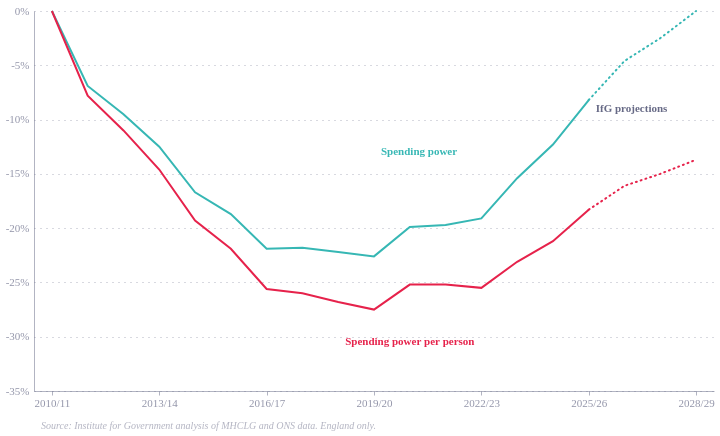

This figure's Vega-Lite source:
### Vega-Lite specification from a JSON file in a GitHub repository (floating-point values rounded to 4 significant figures)
{"config": {"font": "Circular Std", "text": {"color": "#676A86", "align": "left", "baseline": "middle", "dx": 7, "dy": 0, "fontSize": 11}, "view": {"stroke": null, "continuousWidth": 400, "continuousHeight": 300, "discreteWidth": 400, "discreteHeight": 300}, "range": {"category": ["#36B7B4", "#E6224B", "#F4C245", "#0063AF", "#00A767", "#179FDB", "#EB5C2E", "#5C267B", "#122B39"], "diverging": ["#E6224B", "#E54753", "#C9C9C9", "#179FDB", "#122B39"], "heatmap": ["#C9C9C9", "#179FDB", "#0063AF", "#122B39"], "ordinal": ["#00A767", "#36B7B4", "#179FDB", "#0063AF", "#243B5A"]}, "bar": {"color": "#179fdb"}, "line": {"color": "#e6224b"}, "rule": {"color": "#676A86"}, "area": {"opacity": 0.8}, "point": {"filled": true, "size": 80, "color": "#e6224b", "opacity": 0.95}, "geoshape": {"stroke": "white", "strokeWidth": 0.3}, "rect": {"fill": "#d6d4d4", "opacity": 0.3}, "axis": {"labelColor": "#676A86", "labelFontSize": 11, "labelFont": "Circular Std", "labelOpacity": 0.7, "tickColor": "#676A86", "tickOpacity": 0.5, "domainColor": "#676A86", "domainOpacity": 0.5, "gridColor": "#676A86", "gridDash": [2, 2], "gridOpacity": 0.5, "title": null, "titleColor": "#676A86", "titleOpacity": 0.8, "tickSize": 4}, "axisXDiscrete": {"grid": false, "labelAngle": 0, "tickCount": 10, "tickOpacity": 0.5, "title": null}, "axisYDiscrete": {"ticks": false, "labelPadding": 5}, "axisXTemporal": {"grid": false, "ticks": true}, "axisXQuantitative": {"grid": true}, "axisYQuantitative": {"gridColor": "#676A86", "gridDash": [1, 5], "gridOpacity": 0.5, "ticks": false, "labelPadding": 5, "tickCount": 8, "titleAngle": 0, "titleAlign": "left", "titleBaseline": "bottom", "titleX": 0, "titleY": -5}, "title": {"color": "#676A86E6", "subtitleColor": "#676A86", "font": "Circular Std", "subtitleFont": "Circular Std", "anchor": "start", "fontSize": 14, "subtitleFontSize": 12, "subtitlePadding": 4, "offset": 0, "frame": "group"}, "legend": {"titleColor": "#122b39", "title": null, "labelColor": "#122b39", "labelFontSize": 11}}, "layer": [{"layer": [{"data": {"name": "data-58bb4ebab37b136bb1e3e61bd0597f34"}, "mark": {"type": "line"}, "encoding": {"color": {"field": "series", "legend": null, "type": "nominal"}, "x": {"axis": {"labelAngle": 0, "values": ["2010/11", "2013/14", "2016/17", "2019/20", "2022/23", "2025/26", "2028/29"]}, "field": "year", "sort": ["2010/11", "2011/12", "2012/13", "2013/14", "2014/15", "2015/16", "2016/17", "2017/18", "2018/19", "2019/20", "2020/21", "2021/22", "2022/23", "2023/24", "2024/25", "2025/26", "2026/27", "2027/28", "2028/29"], "title": null, "type": "ordinal"}, "y": {"axis": {"labelExpr": "datum.value + '%'"}, "field": "value", "title": null, "type": "quantitative"}}}, {"data": {"name": "data-3b64e06bd3451dcefab69c99b720cc59"}, "mark": {"type": "line", "strokeCap": "round", "strokeDash": [1, 4]}, "encoding": {"color": {"field": "series", "legend": null, "type": "nominal"}, "x": {"axis": {"labelAngle": 0, "values": ["2010/11", "2013/14", "2016/17", "2019/20", "2022/23", "2025/26", "2028/29"]}, "field": "year", "sort": ["2010/11", "2011/12", "2012/13", "2013/14", "2014/15", "2015/16", "2016/17", "2017/18", "2018/19", "2019/20", "2020/21", "2021/22", "2022/23", "2023/24", "2024/25", "2025/26", "2026/27", "2027/28", "2028/29"], "title": null, "type": "ordinal"}, "y": {"field": "value", "type": "quantitative"}}}, {"data": {"name": "data-5a03d9a35eb50a3e2469059c8a8026f9"}, "mark": {"type": "text", "fontWeight": "bold"}, "encoding": {"color": {"field": "series", "legend": null, "type": "nominal"}, "text": {"field": "text", "type": "nominal"}, "x": {"field": "year", "sort": ["2010/11", "2011/12", "2012/13", "2013/14", "2014/15", "2015/16", "2016/17", "2017/18", "2018/19", "2019/20", "2020/21", "2021/22", "2022/23", "2023/24", "2024/25", "2025/26", "2026/27", "2027/28", "2028/29"], "type": "ordinal"}, "y": {"field": "value", "type": "quantitative"}}}, {"data": {"name": "data-6a8437be5edc4a9b8c338424b36584bc"}, "mark": {"type": "text", "fontWeight": "bold"}, "encoding": {"text": {"field": "text", "type": "nominal"}, "x": {"field": "year", "sort": ["2010/11", "2011/12", "2012/13", "2013/14", "2014/15", "2015/16", "2016/17", "2017/18", "2018/19", "2019/20", "2020/21", "2021/22", "2022/23", "2023/24", "2024/25", "2025/26", "2026/27", "2027/28", "2028/29"], "type": "ordinal"}, "y": {"field": "value", "type": "quantitative"}}}]}, {"data": {"name": "data-7b7b21a7dff7c3c9023d1d2e47ea4ba8"}, "mark": {"type": "text", "align": "left", "baseline": "top", "color": "#676A8680", "fontSize": 10, "fontStyle": "italic", "lineBreak": "\n", "yOffset": 30}, "encoding": {"text": {"field": "_source", "type": "nominal"}, "x": {"value": 0}, "y": {"value": "height"}}}], "$schema": "https://vega.github.io/schema/vega-lite/v6.4.1.json", "datasets": {"data-58bb4ebab37b136bb1e3e61bd0597f34": [{"year": "2010/11", "series": "Spending power", "value": 0.0}, {"year": "2011/12", "series": "Spending power", "value": -6.9}, {"year": "2012/13", "series": "Spending power", "value": -9.5}, {"year": "2013/14", "series": "Spending power", "value": -12.5}, {"year": "2014/15", "series": "Spending power", "value": -16.7}, {"year": "2015/16", "series": "Spending power", "value": -18.7}, {"year": "2016/17", "series": "Spending power", "value": -21.9}, {"year": "2017/18", "series": "Spending power", "value": -21.8}, {"year": "2018/19", "series": "Spending power", "value": -22.2}, {"year": "2019/20", "series": "Spending power", "value": -22.6}, {"year": "2020/21", "series": "Spending power", "value": -19.9}, {"year": "2021/22", "series": "Spending power", "value": -19.7}, {"year": "2022/23", "series": "Spending power", "value": -19.1}, {"year": "2023/24", "series": "Spending power", "value": -15.4}, {"year": "2024/25", "series": "Spending power", "value": -12.3}, {"year": "2025/26", "series": "Spending power", "value": -8.2}, {"year": "2010/11", "series": "Spending power per person", "value": 0.0}, {"year": "2011/12", "series": "Spending power per person", "value": -7.8}, {"year": "2012/13", "series": "Spending power per person", "value": -11.0}, {"year": "2013/14", "series": "Spending power per person", "value": -14.6}, {"year": "2014/15", "series": "Spending power per person", "value": -19.3}, {"year": "2015/16", "series": "Spending power per person", "value": -21.9}, {"year": "2016/17", "series": "Spending power per person", "value": -25.6}, {"year": "2017/18", "series": "Spending power per person", "value": -26.0}, {"year": "2018/19", "series": "Spending power per person", "value": -26.8}, {"year": "2019/20", "series": "Spending power per person", "value": -27.5}, {"year": "2020/21", "series": "Spending power per person", "value": -25.2}, {"year": "2021/22", "series": "Spending power per person", "value": -25.2}, {"year": "2022/23", "series": "Spending power per person", "value": -25.5}, {"year": "2023/24", "series": "Spending power per person", "value": -23.1}, {"year": "2024/25", "series": "Spending power per person", "value": -21.2}, {"year": "2025/26", "series": "Spending power per person", "value": -18.3}], "data-3b64e06bd3451dcefab69c99b720cc59": [{"year": "2025/26", "series": "Spending power", "value": -8.2}, {"year": "2026/27", "series": "Spending power", "value": -4.6}, {"year": "2027/28", "series": "Spending power", "value": -2.5}, {"year": "2028/29", "series": "Spending power", "value": 0.0}, {"year": "2025/26", "series": "Spending power per person", "value": -18.3}, {"year": "2026/27", "series": "Spending power per person", "value": -16.1}, {"year": "2027/28", "series": "Spending power per person", "value": -15.0}, {"year": "2028/29", "series": "Spending power per person", "value": -13.7}], "data-5a03d9a35eb50a3e2469059c8a8026f9": [{"year": "2019/20", "value": -13.0, "series": "Spending power", "text": "Spending power"}, {"year": "2018/19", "value": -30.5, "series": "Spending power per person", "text": "Spending power per person"}], "data-6a8437be5edc4a9b8c338424b36584bc": [{"year": "2025/26", "value": -9, "text": "IfG projections"}], "data-7b7b21a7dff7c3c9023d1d2e47ea4ba8": [{"_source": "Source: Institute for Government analysis of MHCLG and ONS data. England only."}]}, "width": 680, "height": 380}
